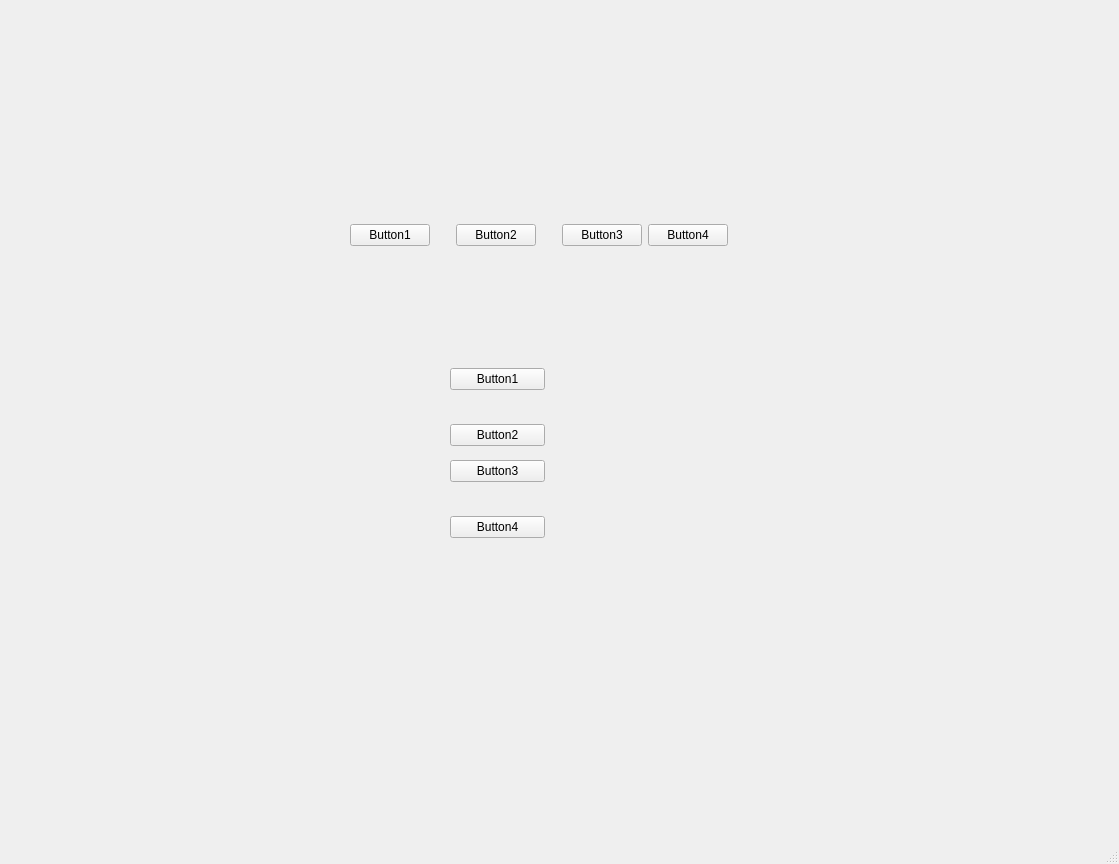
<?xml version="1.0" encoding="UTF-8"?>
<ui version="4.0">
 <class>MainWindow</class>
 <widget class="QMainWindow" name="MainWindow">
  <property name="geometry">
   <rect>
    <x>0</x>
    <y>0</y>
    <width>1119</width>
    <height>864</height>
   </rect>
  </property>
  <property name="windowTitle">
   <string>MainWindow</string>
  </property>
  <widget class="QWidget" name="centralwidget">
   <widget class="QWidget" name="">
    <property name="geometry">
     <rect>
      <x>350</x>
      <y>220</y>
      <width>456</width>
      <height>30</height>
     </rect>
    </property>
    <layout class="QHBoxLayout" name="horizontalLayout">
     <item>
      <widget class="QPushButton" name="pushButton">
       <property name="text">
        <string>Button1</string>
       </property>
      </widget>
     </item>
     <item>
      <spacer name="verticalSpacer">
       <property name="orientation">
        <enum>Qt::Vertical</enum>
       </property>
       <property name="sizeHint" stdset="0">
        <size>
         <width>20</width>
         <height>40</height>
        </size>
       </property>
      </spacer>
     </item>
     <item>
      <widget class="QPushButton" name="pushButton_2">
       <property name="text">
        <string>Button2</string>
       </property>
      </widget>
     </item>
     <item>
      <spacer name="verticalSpacer_2">
       <property name="orientation">
        <enum>Qt::Vertical</enum>
       </property>
       <property name="sizeHint" stdset="0">
        <size>
         <width>20</width>
         <height>40</height>
        </size>
       </property>
      </spacer>
     </item>
     <item>
      <widget class="QPushButton" name="pushButton_3">
       <property name="text">
        <string>Button3</string>
       </property>
      </widget>
     </item>
     <item>
      <widget class="QPushButton" name="pushButton_4">
       <property name="text">
        <string>Button4</string>
       </property>
      </widget>
     </item>
     <item>
      <spacer name="horizontalSpacer">
       <property name="orientation">
        <enum>Qt::Horizontal</enum>
       </property>
       <property name="sizeHint" stdset="0">
        <size>
         <width>40</width>
         <height>20</height>
        </size>
       </property>
      </spacer>
     </item>
    </layout>
   </widget>
   <widget class="QWidget" name="">
    <property name="geometry">
     <rect>
      <x>450</x>
      <y>360</y>
      <width>95</width>
      <height>189</height>
     </rect>
    </property>
    <layout class="QVBoxLayout" name="verticalLayout">
     <item>
      <widget class="QPushButton" name="pushButton_5">
       <property name="text">
        <string>Button1</string>
       </property>
      </widget>
     </item>
     <item>
      <spacer name="horizontalSpacer_2">
       <property name="orientation">
        <enum>Qt::Horizontal</enum>
       </property>
       <property name="sizeHint" stdset="0">
        <size>
         <width>40</width>
         <height>20</height>
        </size>
       </property>
      </spacer>
     </item>
     <item>
      <widget class="QPushButton" name="pushButton_6">
       <property name="text">
        <string>Button2</string>
       </property>
      </widget>
     </item>
     <item>
      <widget class="QPushButton" name="pushButton_8">
       <property name="text">
        <string>Button3</string>
       </property>
      </widget>
     </item>
     <item>
      <spacer name="horizontalSpacer_3">
       <property name="orientation">
        <enum>Qt::Horizontal</enum>
       </property>
       <property name="sizeHint" stdset="0">
        <size>
         <width>40</width>
         <height>20</height>
        </size>
       </property>
      </spacer>
     </item>
     <item>
      <widget class="QPushButton" name="pushButton_7">
       <property name="text">
        <string>Button4</string>
       </property>
      </widget>
     </item>
    </layout>
   </widget>
  </widget>
  <widget class="QMenuBar" name="menubar">
   <property name="geometry">
    <rect>
     <x>0</x>
     <y>0</y>
     <width>1119</width>
     <height>26</height>
    </rect>
   </property>
  </widget>
  <widget class="QStatusBar" name="statusbar"/>
 </widget>
 <resources/>
 <connections/>
</ui>
